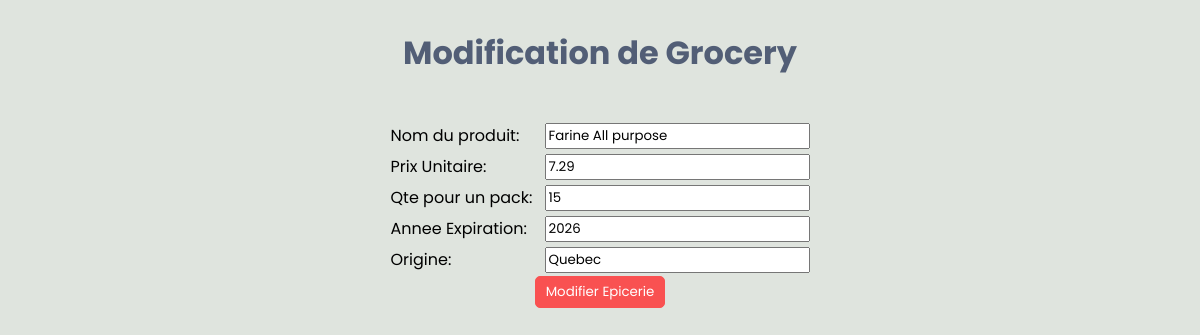
Page /editGrocery/1 on the earlier database version.
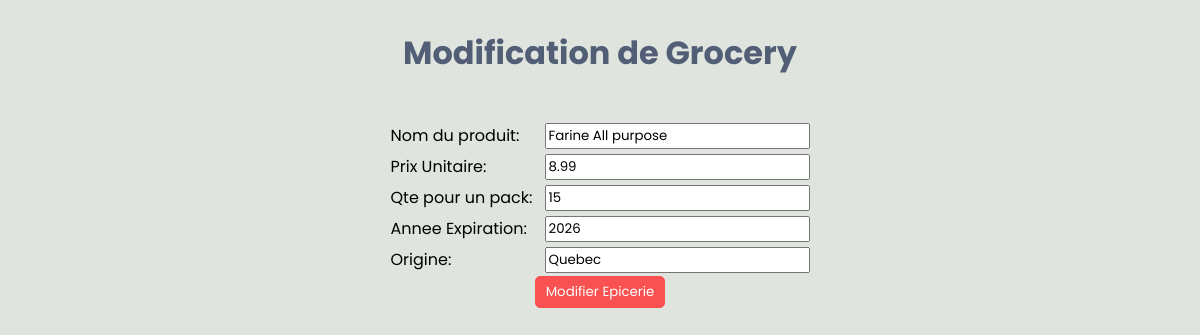
Same page on the later database version.
### tables this page shows
CREATE TABLE Products(
                Id INTEGER PRIMARY KEY,
                ProdName TEXT NOT NULL,
                UnitPrice REAL CHECK(UnitPrice > 0),
                QtyPerPack INTEGER CHECK(QtyPerPack > 0), -- La quantite pour chaque groupe d'un produit (un carton ou un rack de produits)
                Expiration INTEGER NOT NULL, -- L'année d'expiration ou le bestbefore du produit
                ProductType TEXT NOT NULL CHECK(ProductType = 'Beverage' OR ProductType = 'Treat' OR ProductType = 'Grocery'),
                TreatType TEXT CHECK(TreatType = 'Bonbon' OR TreatType = 'Biscuit'), -- pour les produits de type treat
                Origine TEXT, -- pour les produits de type grocery (l'origine du produit)
                BeverageType TEXT CHECK(BeverageType = 'Jus' OR BeverageType = 'Soda' OR BeverageType = 'Alcool'), -- pour les produits de type Beverage 
                UserId INTEGER NOT NULL,
                FOREIGN KEY(UserId) REFERENCES Users(Id)  -- L'utilisateur qui ajoute le produit


);

### main.py (the view)
@app.route('/editGrocery/<int:id>')
def edit_grocery(id):
    grocery = groc_dao.get_by_id(id)
    return render_template('addGrocery.html', grocery=grocery)

### Business/Domain/Grocery.py (called while the page is built)
    def get_origine(self):
        return self.__origine

### Business/Domain/Product.py (called while the page is built)
    def get_id(self):
        return self.__id

    def get_product_name(self):
        return self.__product_name

    def get_unit_price(self):
        return self.__unit_price

    def get_qty_per_pack(self):
        return self.__qty_per_pack

    def get_expiration(self):
        return self.__expiration

### Data_Access/DAOs/GroceryDAO.py (called while the page is built)
    def get_by_id(self, id):
        self.cursor.execute('''
        SELECT Id, ProdName, UnitPrice, QtyPerPack, Expiration, Origine
        FROM Products
        WHERE Id = ?''', (id,))
        result = self.cursor.fetchone()
        grocery = Grocery(result[0], result[1], result[2], result[3], result[4], result[5])
        return grocery

### templates/addGrocery.html (shortened to what this page needs)
<!DOCTYPE html>
<html lang="en">
<head>
    <link rel="stylesheet" href="../static/styles.css">
</head>
<body>
    <div class="fm-container">
        <h1>{{ 'Modification de Grocery' if grocery is defined else 'Ajout de Grocery' }}</h1>
        <div class="fm">
            <form action="{{ '/updateGrocery' if grocery is defined else '/addGrocery' }}" method="post">
                <table>
                    <tr>
                        <td><label for="prodName">Nom du produit:</label></td>
                        <td><input type="text" name="prodName" id="prodName" required value="{{ grocery.get_product_name() if grocery is defined else '' }}"></td>
                    </tr>
                    <tr>
                        <td><label for="unitPrice">Prix Unitaire:</label></td>
                        <td><input type="number" step="0.01" name="unitPrice" id="unitPrice" required value="{{ grocery.get_unit_price() if grocery is defined else '' }}"></td>
                    </tr>
                    <tr>
                        <td><label for="qtyPerPack">Qte pour un pack:</label></td>
                        <td><input type="number" name="qtyPerPack" id="qtyPerPack" required value="{{grocery.get_qty_per_pack() if grocery is defined else '' }}"></td>
                    </tr>
                    <tr>
                        <td><label for="expYear">Annee Expiration:</label></td>
                        <td><input type="text" name="expYear" id="expYear" required min="4" max="4" value="{{grocery.get_expiration() if grocery is defined else '' }}"></td>
                    </tr>
                    <tr>
                        <td><label for="origine">Origine:</label></td>
                        <td><input type="text" name="origine" id="origine" required  value="{{ grocery.get_origine() if grocery is defined else '' }}"></td>
                    </tr>
                </table>
                <div class="sbt">
                    <div><button type="submit" class="bttn">{{'Modifier Epicerie' if grocery is defined else 'Ajouter Epicerie' }}</button>
                </div>
            </div>
            </form>
        </div>
    </div>
</body>
</html>

Differences in the rows shown:
changed Products "Farine All purpose": unitPrice "7.29" → "8.99"
